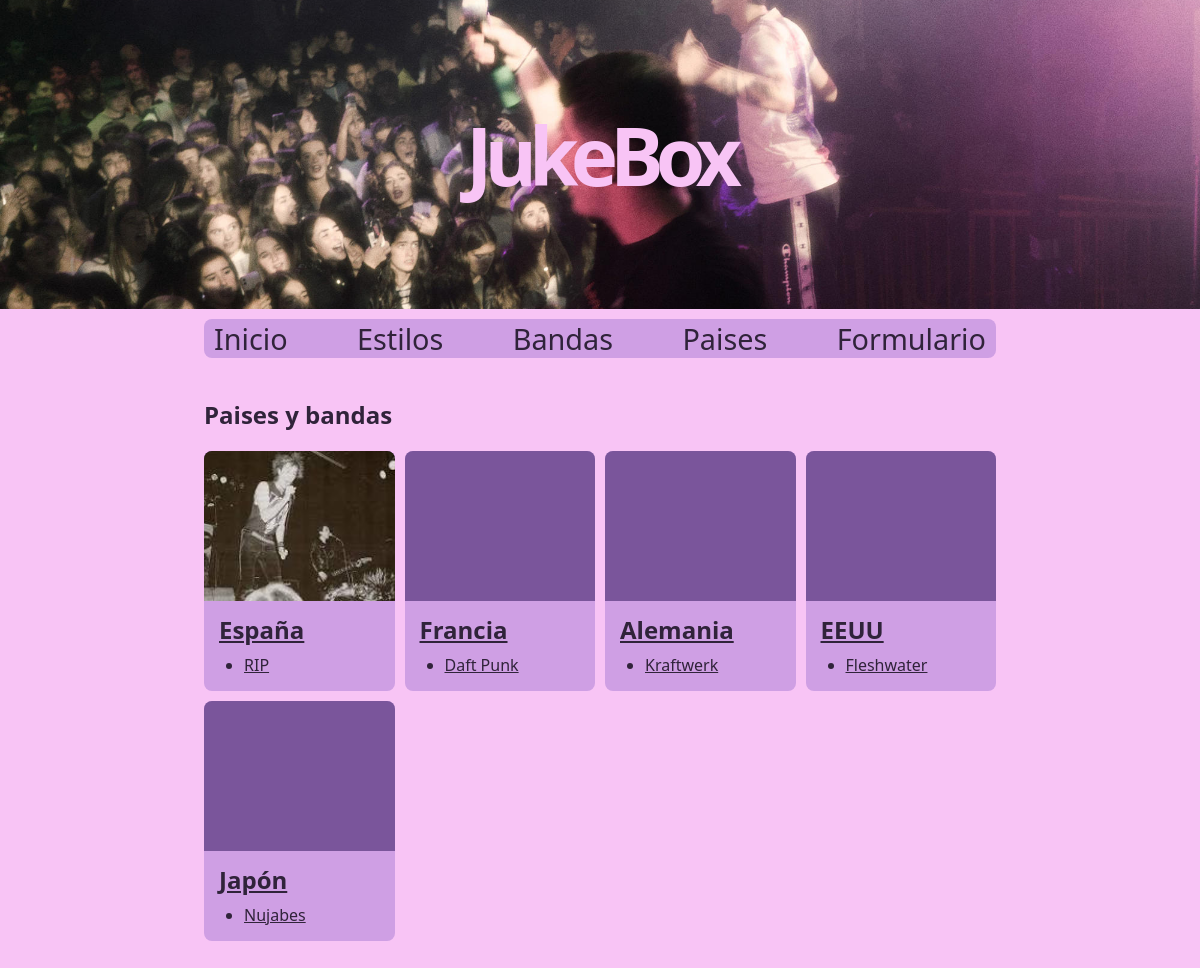
The app's page /, older data.
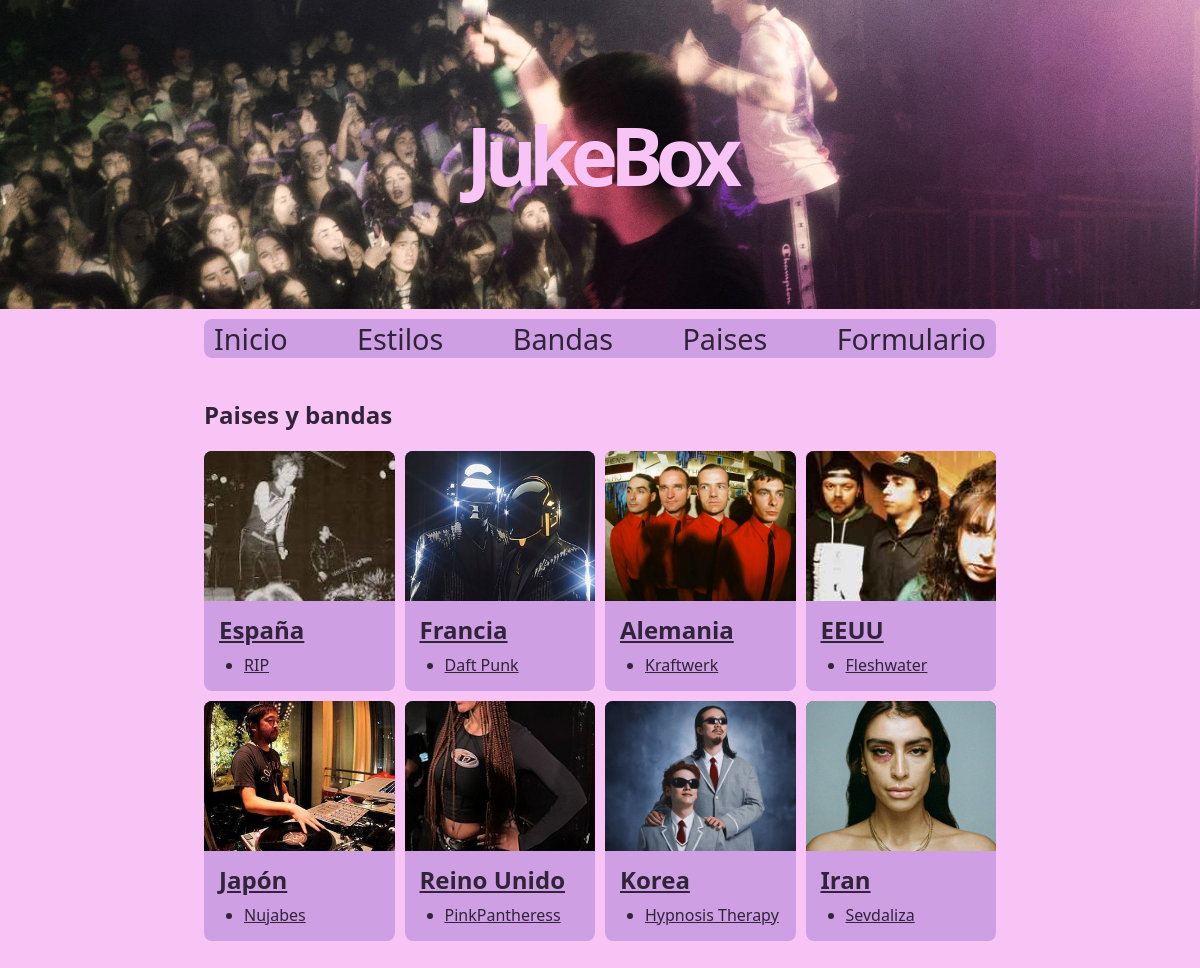
The same page, newer data.
### appJukeBox/models.py (models this page shows, shortened)
class Banda(models.Model):
    nombre = models.CharField(max_length=100)
    pais = models.ForeignKey(Pais, on_delete=models.SET_NULL, null=True)
    descripcion = models.TextField()
    estilos = models.ManyToManyField(Estilo)
    imagen = models.ImageField(null=True, blank=True ,upload_to="images/")

class Pais(models.Model):
    nombre = models.CharField(max_length=50)
    def __str__(self):
        return self.nombre

### appJukeBox/views.py (the view)
# urls.py: path('', views.index_pais_banda, name='index'),
def index_pais_banda(request):
	listabandas = Banda.objects.raw('SELECT * FROM( SELECT * FROM appJukeBox_Banda ORDER BY nombre DESC) GROUP BY pais_id')
	context = {'lista_banda': listabandas}
	return render(request, 'index.html', context)

### appJukeBox/templates/index.html (shortened to what this page needs)
{% extends "base.html" %}
{% block javascript %}
    {% load static %}
{% endblock %}
{% block contenido %}
    <div>
        <h2 class="listado">Paises y bandas</h2>
    </div>
    <section class="container">
        {% if lista_banda %}
        {% for b in lista_banda %}
            <div class="card">
                <div class="card-image">
                    {% if b.imagen %}
                    <img src="{{b.imagen.url}}" alt="sin imagen">
                    {% endif %}
                </div>
                <div class="card-content">
                    <h2>
                        <a href="/paises/{{ b.pais.id }}">{{ b.pais }}</a>
                    </h2>
                    <ul>
                        <li>
                            <a href="/bandas/{{ b.id }}">{{ b.nombre}}</a>
                        </li>
                    </ul>
                </div>
            </div>
        {% endfor %}
        {% else %}
        <p>No hay estilos creados.</p>
        {% endif %}
    </section>
{% endblock %}

### appJukeBox/templates/base.html (shortened to what this page needs)
<!DOCTYPE html>
<html lang="en">
    <head>
        {% load static %}
        <link rel="stylesheet" href="{% static 'css/estilos.css' %}">
    </head>
    <body>
        <div id="content">
         <header>
            <h1>JukeBox</h1>
         </header>
         <nav>
            <a id="index" href="/">Inicio</a>
            <a id="estilos" href="/estilos" >Estilos</a>
            <a id="bandas" href="/bandas">Bandas</a>
            <a id="paises" href="/paises">Paises</a>
            <a id="formulario" href="/formulario">Formulario</a>
          </nav>
	     <section id="dinamico">
             {% block contenido %}{% endblock %}
         </section>
        </div>
    </body>
</html>

### appJukeBox/static/css/estilos.css (style rules this page uses)
body { font-family: system-ui; padding: 0px; margin: 0px; border: 0px; background-color: rgb(248, 196, 245); color: rgb(48, 35, 58); }
header { margin: 0px; border: 0px; background-color: rgb(36, 33, 31); background-image: url("../images/img.jpg"); background-size: cover; background-position: center; padding-top: 100px; padding-bottom: 100px; }
h1 { margin: 0px; border: 0px; padding: 0px; font-size: 5em; letter-spacing: -0.1em; color: rgb(248, 196, 245); text-align: center; }
#dinamico { margin-bottom: 100px; padding-top: 20px; padding-left: 17%; padding-right: 17%; }
nav { text-align: right; font-size: 1.8em; margin-top: 10px; margin-left: 17%; margin-right: 17%; padding: 0px; display: flex; justify-content: space-between; align-items: center; border-radius: 8px; background-color: rgb(207, 159, 228); }
nav a { text-decoration: none; padding-left: 10px; padding-right: 10px; }
a { color: rgb(48, 35, 58); }
.container { display: grid; grid-template-columns: repeat(auto-fill, minmax(180px, 1fr)); gap: 10px; padding: 0px; margin: 0px; justify-content: center; }
.card { background-color: rgb(207, 159, 228); border-radius: 8px; }
.card-image { background-color: rgb(122, 85, 155); height: 150px; border-radius: 8px 8px 0 0; overflow: hidden; display: block; }
.card-content { margin-bottom: 15px; }
.card-image img { width: 100%; height: 100%; object-fit: cover; }
.card h2 { margin-left: 15px; margin-bottom: 0px; margin-top: 12px; }
.card ul { margin-top: 8px; margin-bottom: 0px; }

Row changes from the older to the newer data that the page shows:
changed Banda "Daft Punk": imagen: picture added
changed Banda "Kraftwerk": imagen: picture added
changed Banda "Fleshwater": imagen: picture added
changed Banda "Nujabes": imagen: picture added
added Banda: imagen (picture), pais "Reino Unido", nombre "PinkPantheress"
added Banda: imagen (picture), pais "Korea", nombre "Hypnosis Therapy"
added Banda: imagen (picture), pais "Iran", nombre "Sevdaliza"
